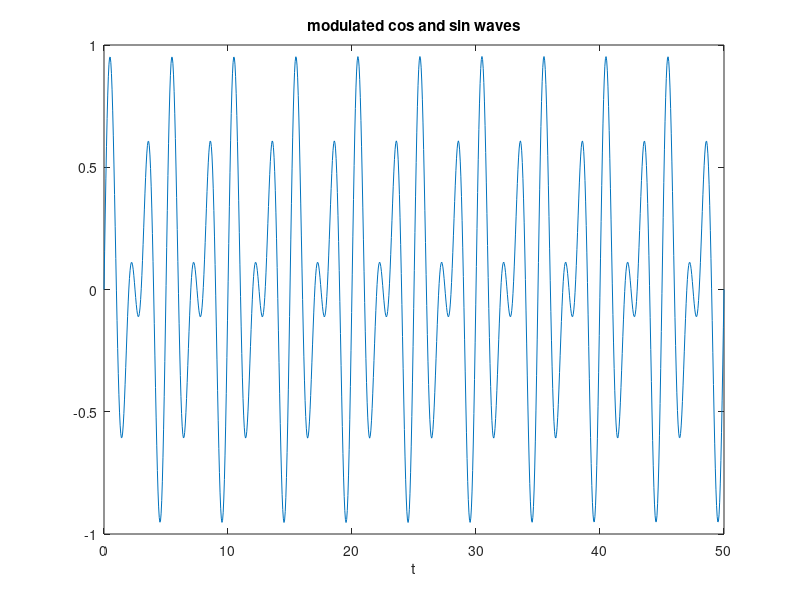

MATLAB code for this plot:
clear;
clc;

t = linspace(0,50,1e3);

x = cos(2.*pi.*100.*t);
y = sin(2.*pi.*500.*t);
plot(t,y.*x);
title('modulated cos and sin waves');
xlabel('t');

z = fft(y.*x);

%plot(t,z)
